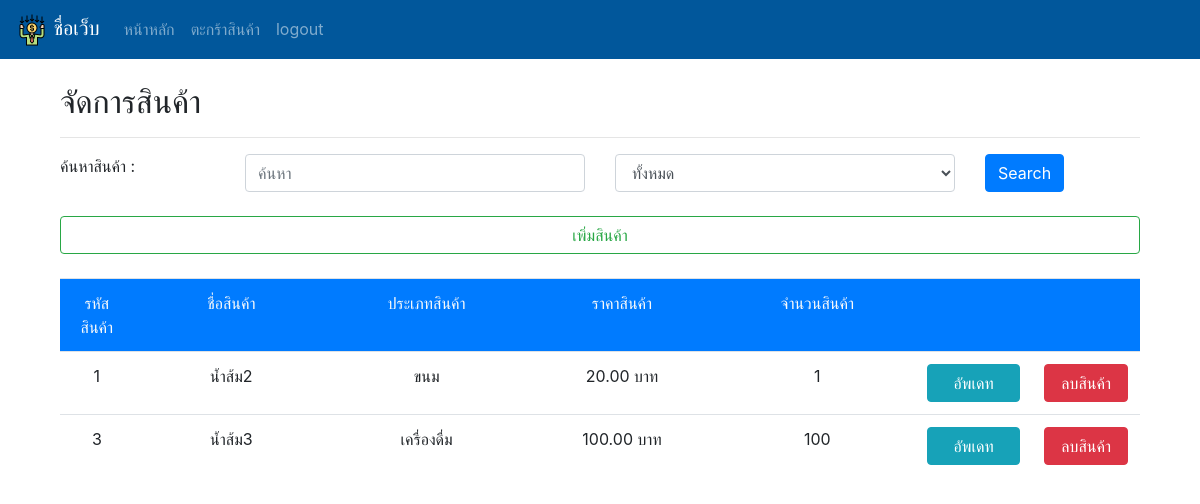
The page /manage/manage/ on the database as committed earlier.
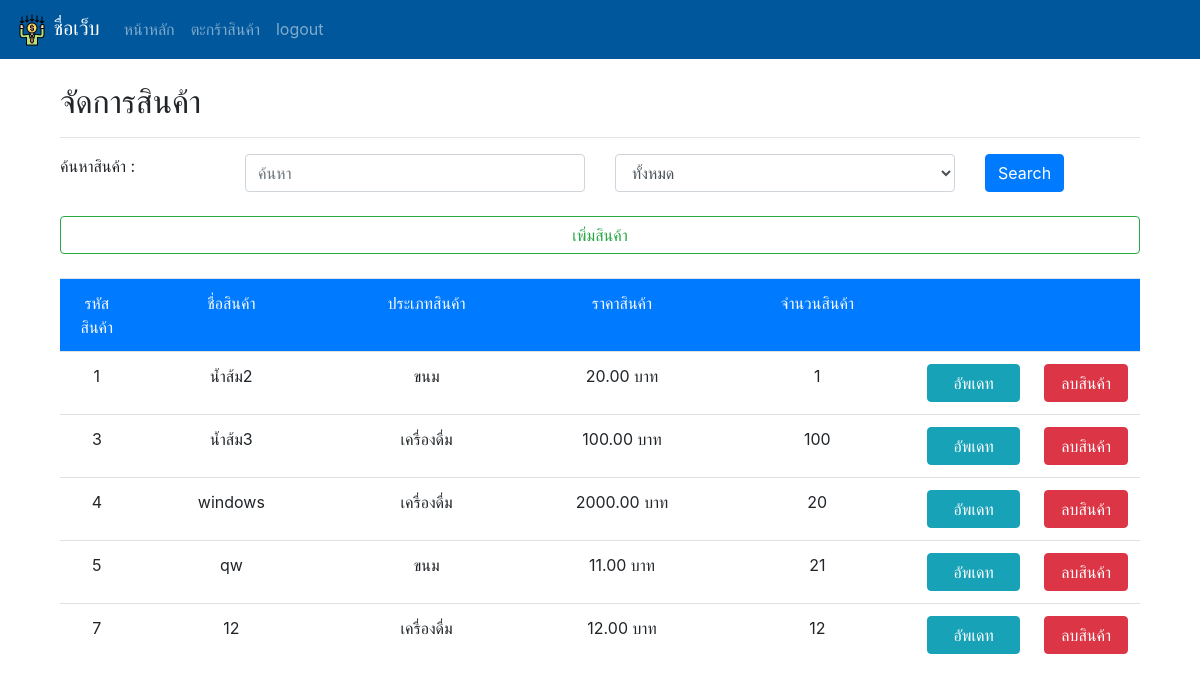
The same page on the database as committed later.
### main/models.py (models this page shows, shortened)
class Product(models.Model):
    type = models.ForeignKey(Type, on_delete=models.PROTECT,null=True)
    name = models.CharField(max_length=255)
    price = models.FloatField()
    stock = models.IntegerField()
    picture = models.ImageField(upload_to='product_pic',null=True,blank=True)

class Type(models.Model):
    type_name = models.CharField(max_length=255)

### manage/views.py (the view)
# urls.py: path('manage/', views.manage, name='manage'),
def manage(request):
    product = Product.objects.all()
    context = {
        'product' : product
    }
    return render(request, 'manage/manage.html', context=context)

### manage/templates/manage/manage.html (shortened to what this page needs)
{% extends 'basesell.html' %}
{% block content %}
<body>
  <div class="container">
    <h2>จัดการสินค้า</h2>
    <hr>
    <form method="GET" action="{% url 'manage' %}">
      <div class="row">
        <div class="col-sm-2">
          <label>ค้นหาสินค้า :</label>
        </div>
        <div class="col-sm-4">
          <input type="text" name="search" value="{{search}}" placeholder="ค้นหา" class="form-control col">
        </div>
        <div class="col-sm-4">
          <select name="sel" id="" class="form-control col">
            <option value="0">ทั้งหมด</option>
          </select>
        </div>
        <div class="col">
          <input type="submit" value="Search" class="btn btn-primary">
        </div>
      </div><br>
      <div class="row">
        <div class="col">
          <a href="{% url 'addpd'%}">
            <div class="btn btn-outline-success col">เพิ่มสินค้า</div>
          </a>
        </div>
      </div><br>
    </form>
    <div class="scr">
      <table class="table table-bordered-primary text-center">
        <thead class="bg-primary text-light">
          <tr>
            <td>รหัสสินค้า</td>
            <td>ชื่อสินค้า</td>
            <td>ประเภทสินค้า</td>
            <td>ราคาสินค้า</td>
            <td>จำนวนสินค้า</td>
            <td></td>
            <td></td>
          </tr>
        </thead>
        <tbody>
        {% for p in product %}
          <tr>
            <td width='10'>{{ p.id }}</td>
            <td width='150'>{{ p.name }}</td>
            <td width='150'>{{ p.type.type_name }}</td>
            <td width='150'>{{ p.price|stringformat:".2f" }} บาท</td>
            <td width='150'>{{ p.stock }}</td>
            <td width='20'>
              <a href="{% url 'pup' product_id=p.id %}">
                <div class="btn btn-info col">อัพเดท</div>
              </a>
            </td>
            <td width='20'>
              <a href="{% url 'del_product' product_id=p.id %}">
                <div class="btn btn-danger col">ลบสินค้า</div>
              </a>
            </td>
          </tr>
          {% endfor %}
        </tbody>
      </table>
    </div>
  </div>
</body>
{% endblock %}

### templates/basesell.html (shortened to what this page needs)
<!DOCTYPE html>
{% load static %}
<html lang="en">
<head>
    <link rel="stylesheet" type="text/css" href="{% static 'css/bootstrap.css'%}">
</head>
<body>
    <nav class="navbar navbar-expand-lg navbar-dark sticky-top" style="background-color: #01579B;">
        <a class="navbar-brand" href="#"><img src="{% static 'payment-terminal.png'%}"> ชื่อเว็บ</a>
         <div class="collapse navbar-collapse" id="navbarText">
            <ul class="navbar-nav mr-auto">
            <li class="nav-item">
                <a class="nav-link" href="{% url 'index' %}">หน้าหลัก</a>
            </li>
            <li class="nav-item">
                <a class="nav-link" href="{% url 'basket' %}">ตะกร้าสินค้า</a>
            </li>
                <li class="nav-item">
                    <a class="nav-link" href="{% url 'logout' %}">logout</a>
                </li>
            </ul>
        </div>
    </nav>
    <br>
    <div class="container">
        {% block content %}
        {% endblock %}
    </div>
</body>
</html>

### manage/templates/manage/manage.html (style rules this page uses)
.scr { height: 60vh; overflow: scroll; overflow-x: hidden; }

Rows that differ between the two databases and show on the page:
added Product: id "4", name "windows", type.type_name "เครื่องดื่ม", price "2000.00", stock "20"
added Product: id "5", name "qw", type.type_name "ขนม", price "11.00", stock "21"
added Product: id "7", name "12", type.type_name "เครื่องดื่ม", price "12.00", stock "12"
